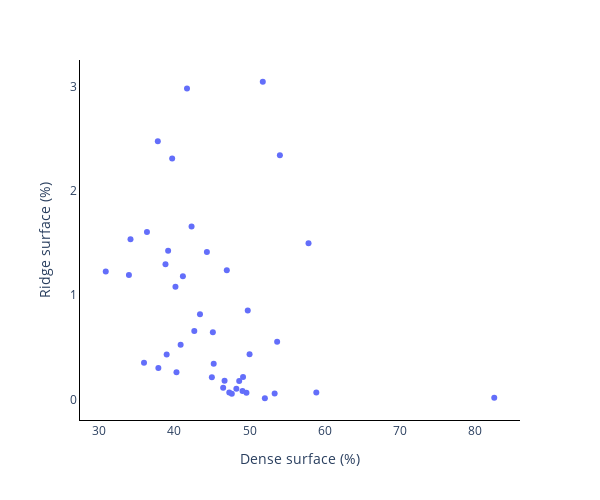

Write notebook code for a chart like this one.
### Code cell
df['ridge_surface_perc'] = df['ridge_surface'] * 100
df['dense_surface_perc'] = df['dense_surface'] * 100

to_plot = df[['ridge_surface_perc','dense_surface_perc','nr']].merge(archive['ROI-index'],left_index=True,right_index=True)
if plot_unique_aggregates_only:
    to_plot = to_plot.loc[unique_ids]

fig = px.scatter(to_plot,x='dense_surface_perc',y='ridge_surface_perc',hover_data='nr',width=600, height=500,
                 labels=dict(dense_surface_perc="Dense surface (%)", ridge_surface_perc="Ridge surface (%)")
)

fig.update_layout({
    'plot_bgcolor': 'rgba(255,255,255,1)',
    'paper_bgcolor': 'rgba(255,255,255,1)',
    'xaxis': dict(
        zeroline = False,
        showgrid = False,
        tickmode = 'linear',
        tick0 = 0,
        dtick = 10,
        showline=True,
        linewidth = 1,
        linecolor='black'
    ),
    'yaxis': dict(
        zeroline = False,
        showgrid = False,
        tickmode = 'linear',
        tick0 = 0,
        dtick = 1,
        showline=True,
        linewidth = 1,
        linecolor='black'
    )
})

#fig.update_xaxes(showline=True, linewidth=1, linecolor='black')
#fig.update_yaxes(showline=True, linewidth=1, linecolor='black')
fig.show()

### Figure 1 — Plotly figure (JSON) as saved in the notebook; plotly's stock layout.template omitted (floating-point values rounded to 4 significant figures)
{"data": [{"customdata": [[0], [2], [3], [4], [5], [6], [7], [8], [10], [14], [15], [16], [18], [23], [24], [27], [31], [33], [34], [35], [36], [39], [40], [43], [49], [51], [54], [55], [56], [57], [59], [60], [61], [63], [65], [67], [74], [75], [76], [77], [81], [83], [84]], "hovertemplate": "Dense surface (%)=%{x}<br>Ridge surface (%)=%{y}<br>nr=%{customdata[0]}<extra></extra>", "legendgroup": "", "marker": {"color": "#636efa", "symbol": "circle"}, "mode": "markers", "name": "", "orientation": "v", "showlegend": false, "type": "scatter", "x": [46.49, 40.15, 50.0, 48.25, 47.31, 42.65, 40.84, 47.64, 49.14, 49.59, 53.67, 45.12, 49.07, 46.68, 53.34, 38.98, 36.36, 37.88, 30.88, 35.96, 43.41, 38.82, 37.8, 52.04, 39.71, 45.23, 41.68, 54.04, 42.29, 40.28, 57.85, 51.76, 46.98, 82.55, 34.17, 41.14, 44.99, 44.33, 39.17, 33.96, 48.63, 49.76, 58.88], "xaxis": "x", "y": [0.1117, 1.081, 0.4343, 0.1025, 0.06628, 0.6569, 0.5253, 0.05388, 0.2148, 0.06495, 0.5526, 0.6443, 0.08202, 0.1799, 0.05589, 0.4317, 1.606, 0.3018, 1.229, 0.3522, 0.8175, 1.296, 2.478, 0.01125, 2.313, 0.3421, 2.983, 2.343, 1.66, 0.261, 1.498, 3.048, 1.239, 0.01602, 1.536, 1.181, 0.2136, 1.415, 1.427, 1.195, 0.178, 0.8533, 0.06685], "yaxis": "y"}], "layout": {"height": 500, "legend": {"tracegroupgap": 0}, "margin": {"t": 60}, "paper_bgcolor": "rgba(255,255,255,1)", "plot_bgcolor": "rgba(255,255,255,1)", "width": 600, "xaxis": {"anchor": "y", "domain": [0, 1], "dtick": 10, "linecolor": "black", "linewidth": 1, "showgrid": false, "showline": true, "tick0": 0, "tickmode": "linear", "title": {"text": "Dense surface (%)"}, "zeroline": false}, "yaxis": {"anchor": "x", "domain": [0, 1], "dtick": 1, "linecolor": "black", "linewidth": 1, "showgrid": false, "showline": true, "tick0": 0, "tickmode": "linear", "title": {"text": "Ridge surface (%)"}, "zeroline": false}}}
